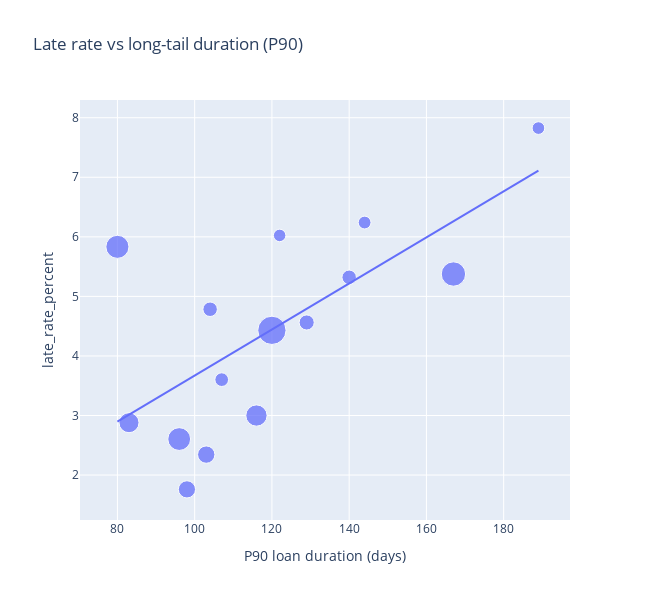

This figure's notebook cell:
### Markdown cell above
Across media types, there is no significant correlation between the median difference in loan duration (late vs. on-time) and the late-return rate.
Thus, the magnitude of the loan-duration difference in late cases (as a measure of “severity”) does not appear to be related to how frequently late returns occur.

### Code cell
input_data_frame = media_type_table_copy.copy()
input_data_frame["size"] = 50 + 400 * np.sqrt(input_data_frame["n_loans"] / input_data_frame["n_loans"].max())

fig = px.scatter(
    input_data_frame, x="p90", y="late_rate_percent", size="size",
    hover_name="Medientyp",
    hover_data={"n_loans":True, "p90":":.1f", "late_rate_percent":":.2f", "mean":":.1f", "size":False},
    labels={"p90":"P90 loan duration (days)", "late_rate:percent":"Late rate (%)"},
    title="Late rate vs long-tail duration (P90)",
    trendline="ols"
)
fig.update_traces(marker=dict(opacity=0.75))
fig.update_layout(width=650, height=600)
fig.show()

log_pearson_spearman(input_data_frame, "p90", "late_rate_percent")

### Figure 1 — Plotly figure (JSON) as saved in the notebook; plotly's stock layout.template omitted (floating-point values rounded to 4 significant figures)
{"data": [{"customdata": [[53130.0, 37.72, 166.8], [11990.0, 43.44, 105.5], [6261.0, 79.73, 90.1], [315300.0, 66.76, 334.6], [5611.0, 49.91, 87.96], [24090.0, 55.52, 128.7], [55470.0, 41.91, 169.4], [162800.0, 51.33, 254.5], [17780.0, 59.98, 117.6], [120500.0, 35.82, 225.9], [229100.0, 42.56, 292.6], [6939.0, 57.32, 92.22], [622900.0, 54.34, 450.0], [243500.0, 34.07, 300.1], [18210.0, 47.59, 118.4]], "hovertemplate": "<b>%{hovertext}</b><br><br>P90 loan duration (days)=%{x:.1f}<br>late_rate_percent=%{y:.2f}<br>n_loans=%{customdata[0]}<br>mean=%{customdata[1]:.1f}<extra></extra>", "hovertext": ["Musik-CD", "Zeitschriften", "Sprachkurse", "Sachbuch", "Sonstiges", "Fremdsprachige Belletristik", "Hörbuch", "Kinder u. Jugend-CD", "Spiele", "Comic", "Belletristik", "Konsolenspiel", "Kinder u. Jugendbuch", "DVD", "Tonie"], "legendgroup": "", "marker": {"color": "#636efa", "size": [166.8, 105.5, 90.1, 334.6, 87.96, 128.7, 169.4, 254.5, 117.6, 225.9, 292.6, 92.22, 450.0, 300.1, 118.4], "sizemode": "area", "sizeref": 1.125, "symbol": "circle", "opacity": 0.75}, "mode": "markers", "name": "", "orientation": "v", "showlegend": false, "x": [98.0, 107.0, 189.0, 167.0, 122.0, 129.0, 103.0, 116.0, 140.0, 83.0, 96.0, 144.0, 120.0, 80.0, 104.0], "xaxis": "x", "y": [1.76, 3.602, 7.826, 5.376, 6.024, 4.562, 2.344, 3.0, 5.321, 2.879, 2.605, 6.24, 4.43, 5.832, 4.784], "yaxis": "y", "type": "scatter"}, {"hovertemplate": "<b>OLS trendline</b><br>late_rate_percent = 0.0386688 * p90 + -0.196074<br>R<sup>2</sup>=0.465354<br><br>P90 loan duration (days)=%{x:.1f}<br>late_rate_percent=%{y:.2f} <b>(trend)</b><extra></extra>", "legendgroup": "", "marker": {"color": "#636efa", "symbol": "circle", "opacity": 0.75}, "mode": "lines", "name": "", "showlegend": false, "x": [80.0, 83.0, 96.0, 98.0, 103.0, 104.0, 107.0, 116.0, 120.0, 122.0, 129.0, 140.0, 144.0, 167.0, 189.0], "xaxis": "x", "y": [2.897, 3.013, 3.516, 3.593, 3.787, 3.825, 3.941, 4.29, 4.444, 4.522, 4.792, 5.218, 5.372, 6.262, 7.112], "yaxis": "y", "type": "scatter"}], "layout": {"xaxis": {"anchor": "y", "domain": [0.0, 1.0], "title": {"text": "P90 loan duration (days)"}}, "yaxis": {"anchor": "x", "domain": [0.0, 1.0], "title": {"text": "late_rate_percent"}}, "legend": {"tracegroupgap": 0, "itemsizing": "constant"}, "title": {"text": "Late rate vs long-tail duration (P90)"}, "width": 650, "height": 600}}
